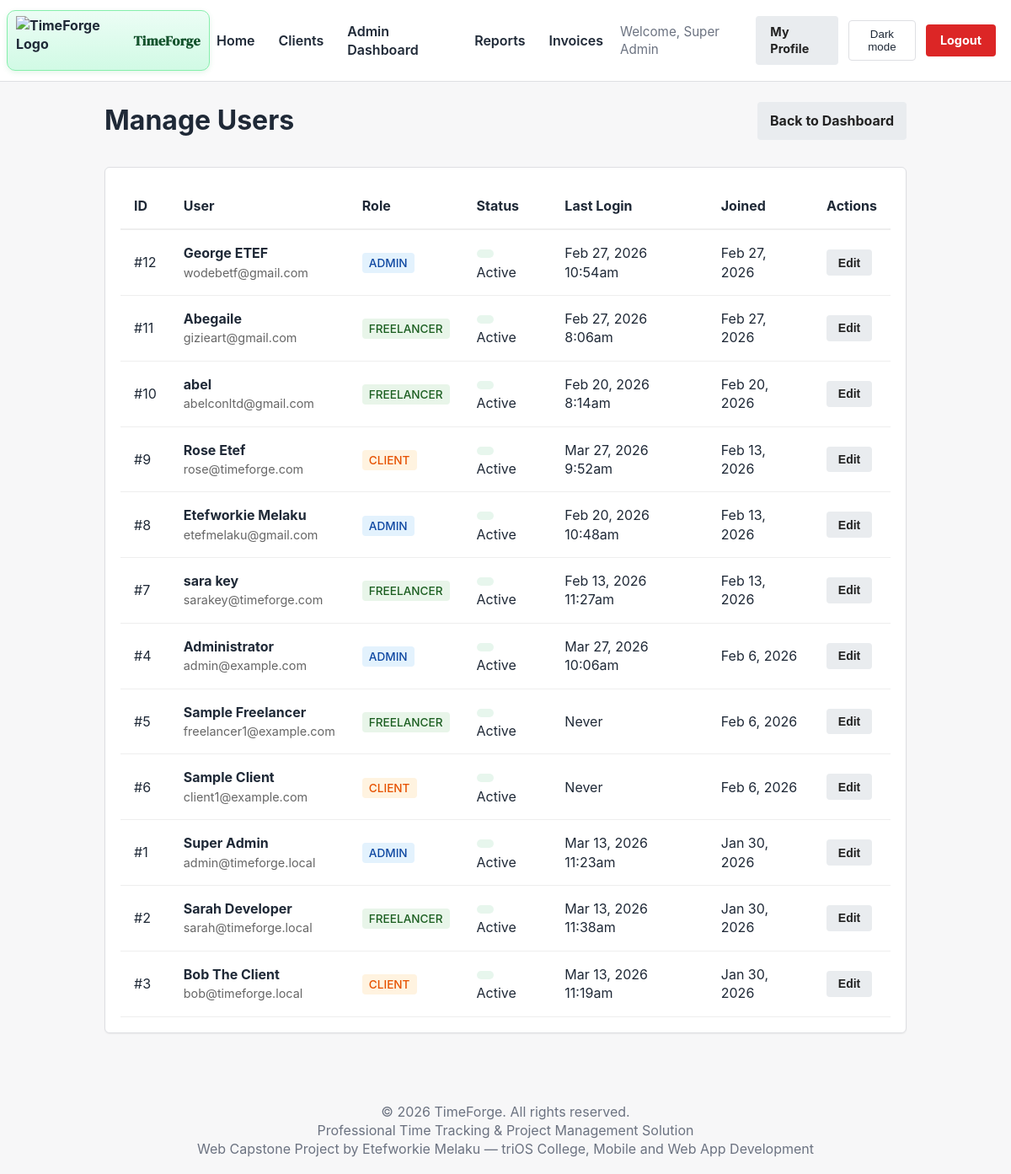
Before: /admin/users.php (signed in) with the older database file.
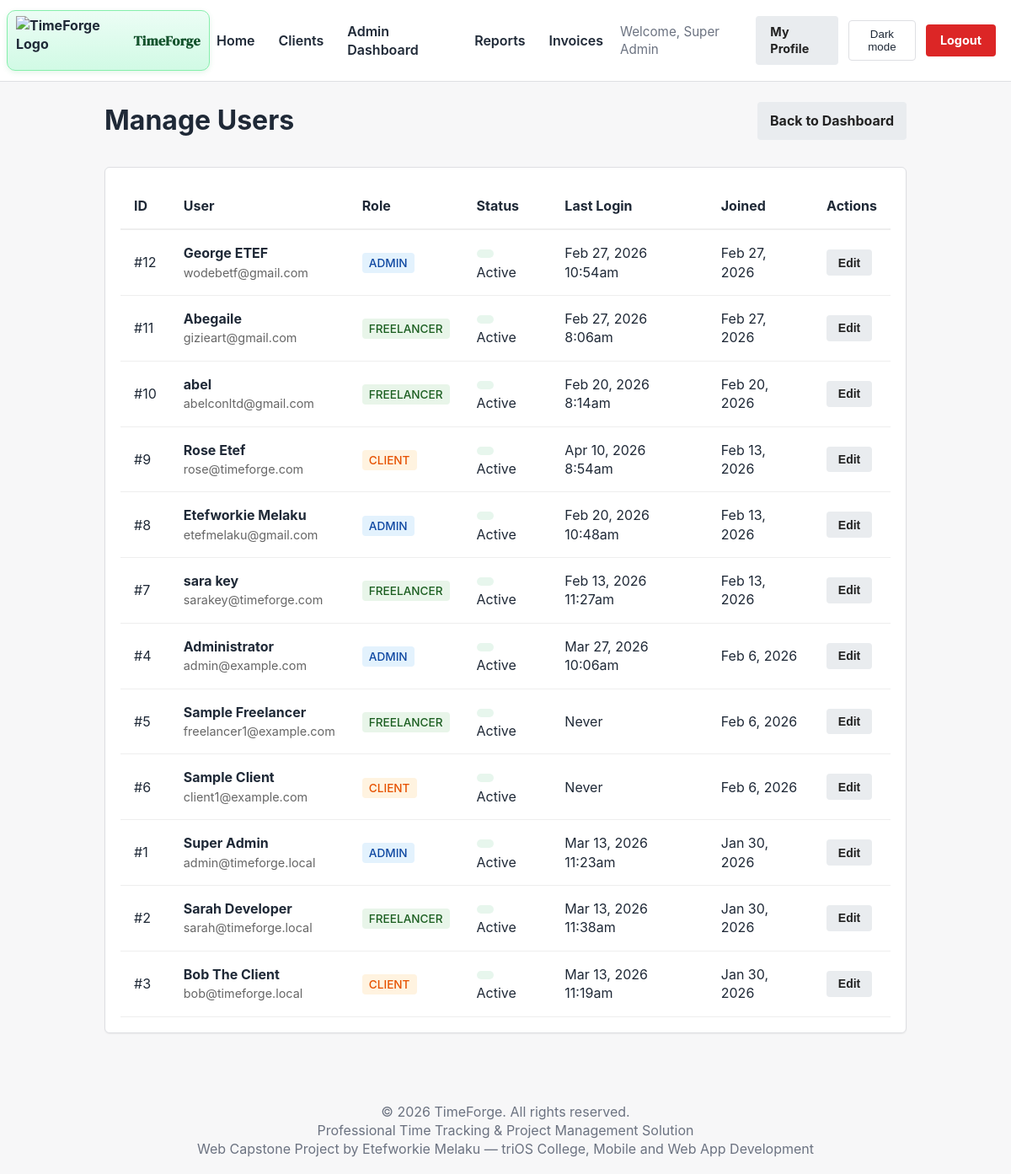
After: the same page with the newer database file.
### tables this page shows
CREATE TABLE `users` (
  `id` int(11) NOT NULL AUTO_INCREMENT,
  `username` varchar(50) NOT NULL,
  `email` varchar(100) NOT NULL,
  `password` varchar(255) NOT NULL,
  `role` enum('admin','freelancer','client') NOT NULL DEFAULT 'freelancer',
  `full_name` varchar(100) NOT NULL,
  `company_name` varchar(150) DEFAULT NULL,
  `business_tagline` varchar(200) DEFAULT NULL,
  `is_active` tinyint(1) DEFAULT 1,
  `last_login` datetime DEFAULT NULL,
  `last_active_at` datetime DEFAULT NULL,
  `current_project_id` int(11) DEFAULT NULL,
  `password_reset_token` varchar(255) DEFAULT NULL,
  `password_reset_expires` datetime DEFAULT NULL,
  `created_at` timestamp NOT NULL DEFAULT current_timestamp(),
  `updated_at` timestamp NOT NULL DEFAULT current_timestamp() ON UPDATE current_timestamp(),
  PRIMARY KEY (`id`),
  UNIQUE KEY `username` (`username`),
  UNIQUE KEY `email` (`email`),
  KEY `users_fk_current_project` (`current_project_id`),
  CONSTRAINT `users_fk_current_project` FOREIGN KEY (`current_project_id`) REFERENCES `projects` (`id`) ON DELETE SET NULL
);

### src/Core/Auth.php (called while the page is built, shortened)
<?php
function devBypassEnabled() {
    return defined('DEV_AUTH_BYPASS') && DEV_AUTH_BYPASS === true;
}
function getCurrentUser() {
    return isset($_SESSION['user_id']) ? $_SESSION : null;
}
function isLoggedIn() {
    return isset($_SESSION['user_id']) && !empty($_SESSION['user_id']);
}
function hasRole($role) {
    return isset($_SESSION['role']) && $_SESSION['role'] === $role;
}

### admin/users.php (the view, shortened to what this page needs)
<?php
require_once __DIR__ . '/../includes/auth.php';
try {
    $stmt = $pdo->query("SELECT id, username, email, full_name, role, is_active, last_login, created_at FROM users ORDER BY created_at DESC");
    $users = $stmt->fetchAll(PDO::FETCH_ASSOC);
} catch (PDOException $e) {
    die("Error fetching users: " . $e->getMessage());
}
?>
<!DOCTYPE html>
<html lang="en">
<head>
    <link rel="stylesheet" href="/TimeForge_Capstone/css/style.css">
</head>
<body>
    <?php include_once __DIR__ . '/../includes/header_partial.php'; ?>
    <div class="container">
        <div style="display: flex; justify-content: space-between; align-items: center; margin-bottom: 2rem;">
            <h1>Manage Users</h1>
            <a href="/TimeForge_Capstone/admin/dashboard.php" class="btn btn-secondary">Back to Dashboard</a>
        </div>
        <div class="card">
            <div style="overflow-x: auto;">
                <table style="width: 100%; border-collapse: collapse;">
                    <thead>
                        <tr style="border-bottom: 2px solid #eee; text-align: left;">
                            <th style="padding: 1rem;">ID</th>
                            <th style="padding: 1rem;">User</th>
                            <th style="padding: 1rem;">Role</th>
                            <th style="padding: 1rem;">Status</th>
                            <th style="padding: 1rem;">Last Login</th>
                            <th style="padding: 1rem;">Joined</th>
                            <th style="padding: 1rem;">Actions</th>
                        </tr>
                    </thead>
                    <tbody>
                        <?php foreach ($users as $user): ?>
                        <tr style="border-bottom: 1px solid #eee;">
                            <td style="padding: 1rem;">#<?= $user['id'] ?></td>
                            <td style="padding: 1rem;">
                                <strong><?= htmlspecialchars($user['full_name']) ?></strong><br>
                                <span style="font-size: 0.9em; color: #666;"><?= htmlspecialchars($user['email']) ?></span>
                            </td>
                            <td style="padding: 1rem;">
                                <span class="role-badge role-<?= $user['role'] ?>"><?= ucfirst($user['role']) ?></span>
                            </td>
                            <td style="padding: 1rem;">
                                <span class="status-badge <?= $user['is_active'] ? 'status-active' : 'status-inactive' ?>"></span>
                                <?= $user['is_active'] ? 'Active' : 'Disabled' ?>
                            </td>
                            <td style="padding: 1rem;">
                                <?= $user['last_login'] ? date('M j, Y g:ia', strtotime($user['last_login'])) : 'Never' ?>
                            </td>
                            <td style="padding: 1rem;">
                                <?= date('M j, Y', strtotime($user['created_at'])) ?>
                            </td>
                            <td style="padding: 1rem;">
                                <button class="btn btn-secondary btn-sm" disabled>Edit</button>
                            </td>
                        </tr>
                        <?php endforeach; ?>
                    </tbody>
                </table>
            </div>
        </div>
    </div>
    <?php include_once __DIR__ . '/../includes/footer_partial.php'; ?>
</body>
</html>

### includes/header_partial.php (shortened to what this page needs)
<?php
require_once __DIR__ . '/auth.php';
$current_user = getCurrentUser();
?>
<header>
  <div class="logo">
    <a href="/TimeForge_Capstone/index.php?view=welcome" class="logo-link">
      <img src="/TimeForge_Capstone/icons/logo.png" alt="TimeForge Logo">
      <span>TimeForge</span>
    </a>
  </div>
  <nav>
    <a href="/TimeForge_Capstone/index.php">Home</a>
    <?php if (isLoggedIn()): ?>
      <?php if (hasRole('client')): ?>
        <a href="/TimeForge_Capstone/client/dashboard.php">My Dashboard</a>
        <a href="/TimeForge_Capstone/client/projects.php">My Projects</a>
        <a href="/TimeForge_Capstone/invoices/history.php">Invoices</a>
      <?php else: ?>
        <a href="/TimeForge_Capstone/clients.php">Clients</a>
        <?php if (hasRole('admin')): ?>
          <a href="/TimeForge_Capstone/admin/dashboard.php">Admin Dashboard</a>
          <a href="/TimeForge_Capstone/admin/reports.php">Reports</a>
          <a href="/TimeForge_Capstone/invoices/history.php">Invoices</a>
        <?php elseif (hasRole('freelancer')): ?>
          <a href="/TimeForge_Capstone/freelancer/dashboard.php">Freelancer Portal</a>
        <?php endif; ?>
      <?php endif; ?>
      <span class="nav-text">Welcome, <?php echo htmlspecialchars($current_user['full_name'] ?? 'User'); ?></span>
      <a href="/TimeForge_Capstone/profile.php" class="btn btn-secondary btn-compact">My Profile</a>
      <button id="themeToggle" class="theme-toggle">Dark mode</button>
      <a href="/TimeForge_Capstone/includes/logout.php" class="btn btn-danger btn-compact">Logout</a>
    <?php else: ?>
      <button id="themeToggle" class="theme-toggle">Dark mode</button>
      <a href="/TimeForge_Capstone/login.php">Login</a>
      <a href="/TimeForge_Capstone/register.php">Register</a>
    <?php endif; ?>
  </nav>
</header>
<link rel="stylesheet" href="/TimeForge_Capstone/css/style.css">
<link rel="stylesheet" href="/TimeForge_Capstone/css/time_tracker.css">

### includes/footer_partial.php (shortened to what this page needs)
<footer>
  <p>&copy; <?php echo date('Y'); ?> TimeForge. All rights reserved.</p>
  <p>Professional Time Tracking & Project Management Solution</p>
  <p>Web Capstone Project by Etefworkie Melaku — triOS College, Mobile and Web App Development</p>
</footer>

### css/style.css (style rules this page uses)
* { margin: 0; padding: 0; box-sizing: border-box; }
html, body { height: 100%; }
body { font-family: -apple-system, BlinkMacSystemFont, "Segoe UI", Roboto, Arial, sans-serif; background: #f7f7f8; color: #1f2937; line-height: 1.4; transition: background-color 0.3s ease, color 0.3s ease; }
.logo span { font-family: 'DM Serif Display', serif; letter-spacing: 0.4px; }
a { color: #2563eb; text-decoration: none; }
.container { max-width: 1000px; margin: 0 auto; padding: 24px; }
header { background: #ffffff; border-bottom: 1px solid #dedfe3; padding: 12px 18px 12px 8px; display: flex; align-items: center; justify-content: space-between; }
.logo { display: flex; align-items: center; gap: 10px; font-weight: 700; color: #1f2937; }
.logo a { display: flex; align-items: center; gap: 10px; color: #1f2937; text-decoration: none; padding: 6px 10px; border: 1px solid #86efac; border-radius: 10px; background: linear-gradient(180deg, #ecfdf5 0%, #d1fae5 100%); box-shadow: 0 2px 6px rgba(22, 163, 74, 0.12); transition: transform 120ms ease, filter 120ms ease, box-shadow 120ms ease; }
.logo a span { color: #14532d; }
.logo img { height: 58px; width: auto; display: block; transition: transform 120ms ease, filter 120ms ease; }
nav { display: flex; align-items: center; gap: 12px; }
nav a { color: #1f2937; font-weight: 600; padding: 6px 8px; border-radius: 4px; }
.nav-text { color: #6b7280; font-size: 0.95rem; }
.card { background: #ffffff; border: 1px solid #dedfe3; border-radius: 6px; padding: 18px; box-shadow: 0 1px 2px rgba(0, 0, 0, 0.06); }
.btn { display: inline-block; padding: 10px 14px; border-radius: 4px; border: 1px solid transparent; font-weight: 700; cursor: pointer; }
.btn-danger { background: #dc2626; color: #fff; }
.theme-toggle { background: transparent; border: 1px solid #dedfe3; color: #1f2937; padding: 8px 10px; border-radius: 4px; }
footer { margin-top: 40px; padding: 18px; text-align: center; color: #6b7280; }
.btn-secondary { background: #e9ecef; color: #222; }
.btn-compact { padding: 0.5rem 1rem; font-size: 0.9rem; }
.btn-sm { padding: 0.4rem 0.8rem; font-size: 0.875rem; }
.status-badge { display: inline-block; padding: 3px 10px; border-radius: 20px; font-size: 0.78rem; font-weight: 600; letter-spacing: 0.03em; white-space: nowrap; }
.status-active { background-color: rgba(22, 163, 74, 0.1); color: #16a34a; }

### css/time_tracker.css (style rules this page uses)
:root { --tf-timer-bg: #1e1e2d; --tf-timer-text: #ffffff; --tf-timer-accent: #00d2b5; --tf-timer-danger: #ff5b5b; --tf-timer-idle: #f39c12; }

### admin/users.php (style rules this page uses)
.role-badge { padding: 0.25rem 0.5rem; border-radius: 4px; font-size: 0.85rem; font-weight: 500; text-transform: uppercase; }
.role-admin { background-color: #e3f2fd; color: #0d47a1; }
.role-freelancer { background-color: #e8f5e9; color: #1b5e20; }
.role-client { background-color: #fff3e0; color: #e65100; }
.status-badge { display: inline-block; width: 10px; height: 10px; border-radius: 50%; margin-right: 5px; }
.status-active { background-color: #4caf50; }

Changed rows visible on the page:
changed users "Rose Etef": last_login "Mar 27, 2026 9:52am" → "Apr 10, 2026 8:54am"
